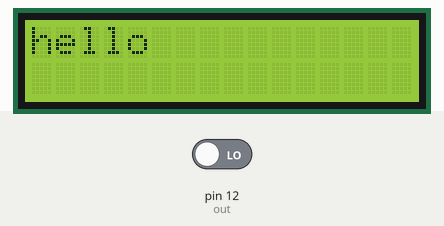
A sketch run on a simulated Arduino Uno, built with avr-gcc and run on an emulated ATmega328P. On the bench: 16×2 character LCD. Inputs (shaded band) come from the test bench; at power-on: pin 12 (out) LOW. What the sketch prints to the serial monitor is not drawn.

Above: at 0.1 s.
At 4.1 s:
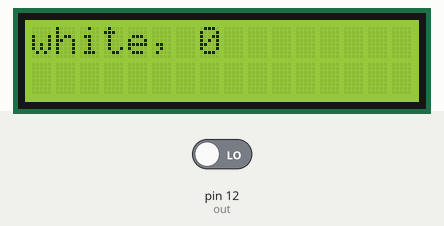
At 44.4 s:
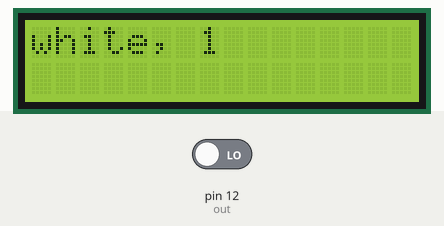

The sketch:

colorSensorTesting.ino
```cpp
#include <LiquidCrystal.h>

bool stable = false;

const int out = 12, s3 = 11;
const int rs = 2, en = 4, d4 = 5, d5 = 7, d6 = 3, d7 = 8;
const int scanTime = 5;
const int confirmThreshold = 100/scanTime;

String displayText;
String detectedColor;

int redFreq = 0;
int blueFreq = 0;

int redColor= 0;
int blueColor = 0;

int confirms = 0;

const int maxBlue = 1350;
const int minBlue = 1250;

const int maxRed = 1530;
const int minRed = 1400;

LiquidCrystal lcd(rs,en,d4,d5,d6,d7);

void setup() {
  Serial.begin(9600);
  lcd.begin(16,2);
  lcd.clear();
  lcd.print("hello");
  delay(2000);

  pinMode(out, INPUT);
  pinMode(s3, OUTPUT);

}

//!!! -------------------------------------------------- !!!
//
//To ground: gnd, s1, s2,
//
//To 5v: Vcc,
//
//Scale S0 S1
//0%    0  0
//2%    0  1
//20%   1  0
//100%  1  1
//
//!!! -------------------------------------------------- !!!

void loop() {
  digitalWrite(s3,LOW); //read red

  Serial.println(digitalRead(out));
  redFreq = pulseIn(out, LOW);
  delay(scanTime);
  redColor = map(redFreq, minRed, maxRed, 100, 0);

  digitalWrite(s3,HIGH); //read blue

  blueFreq = pulseIn(out, LOW);
  delay(scanTime);
  blueColor = map(blueFreq, minBlue, maxBlue, 100, 0);

  if (redColor > 100 && blueColor > 100) {
    if (detectedColor == "white") {
      confirms += 1;
    }
    else {
      confirms = 0;
    }
    detectedColor = "white";
  }
  else if (redColor > 90) {
    if (detectedColor == "red") {
      confirms += 1;
    }
    else {
      confirms = 0;
    }
    detectedColor = "red";
  }
  else if (blueColor > 90) {
    if (detectedColor == "blue") {
      confirms += 1;
    }
    else {
      confirms = 0;
    }
    detectedColor = "blue";
  }
  else {
    detectedColor = "none";
    confirms = 0;
  }

  if (confirms>=confirmThreshold) {
    stable = true;
    confirms = confirmThreshold;
  }
  else {
    stable = false;
  }

  //displayText = "Red: "+String(redColor)+", blue: "+String(blueColor)+", Color is "+detectedColor;
  displayText = "Red: "+String(redFreq)+", blue: "+String(blueFreq);
  Serial.println(displayText);
  //Serial.println(detectedColor+", "+String(stable));
  lcd.clear();
  lcd.print(detectedColor+", "+String(stable));
}
```

Measured:
- what the display in image 1 shows lasts 40.3 s, from 4.1 s to 44.4 s
